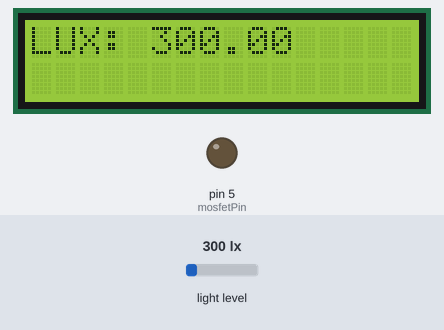
Simulated run of this program. Board: Arduino Uno, built with avr-gcc and run on an emulated ATmega328P. On the bench: 16×2 character LCD, output pins drawn as LEDs (lit = HIGH). The inputs (shaded band) are chosen by the test bench; at power-on: light level 300 lx.

Above: at 1.2 s.
1.3 s: light level set to 40 lx
At 2.4 s:
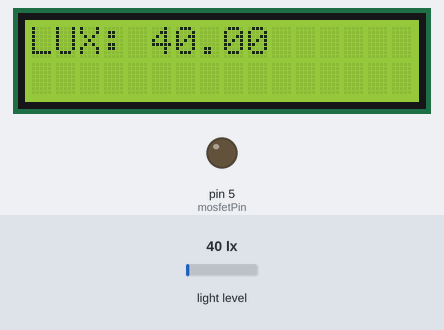
2.8 s: light level set to 500 lx
At 4.1 s:
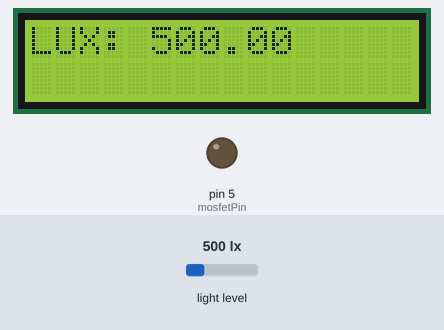
4.4 s: light level set to 1000 lx
At 5.3 s:
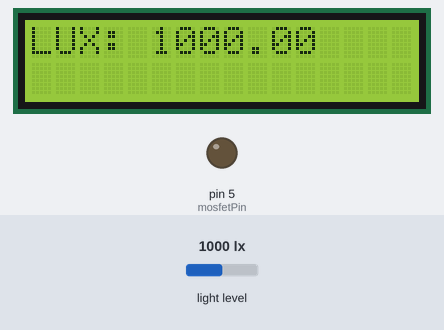
Timing chart, 0 to 7.4 s (numbered marks = the images above; inputs shaded):
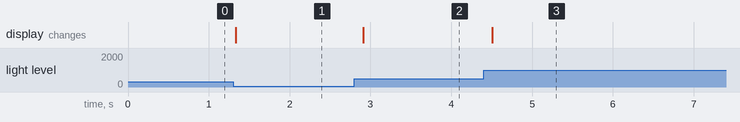

The program:

main.cpp
```cpp
// Подключаем библиотеку Arduino
#include <Arduino.h>

// Подключаем библиотеку Wire
#include <Wire.h>

// Подключаем библиотеку BH1750 для работы с датчиком освещенности
#include <BH1750.h>

// Создаем объект lightMeter_GY30 для взаимодействия с библиотекой
BH1750 lightMeter_GY30;

// Тип подключения дисплея: 1 - по шине I2C, 2 - десятиконтактное
#define _LCD_TYPE 1

// Подключаем библиотеку LiquidCrystal_I2C для работы с дисплеем
#include <LiquidCrystal_I2C.h>

// Создаеи объект lcd для взаимодействия с библиотекой
LiquidCrystal_I2C lcd(0x27, 16, 2);

// создаем переменную с номером пина для мосфет-модуля
int mosfetPin = 5;

// нужный уровень яркости (в Люксах)
int desiredBrightnessLevel = 450;

// максимальный уровень яркости (в Люксах)
int maximumBrightnessLevel = 54000;

void setup()
{
  // Открываем последовательную связь с ПК на скорости 9600 бод
  Serial.begin(9600);

  // Подключение протокола i2c
  Wire.begin();

  // Инициализация библиотеки BH1750
  lightMeter_GY30.begin(BH1750::CONTINUOUS_HIGH_RES_MODE, 0x23);

  // Инициализация дислплея
  lcd.init();

  // Включение подсветки на дисплее
  lcd.backlight();

  // Устанавливаем пин на режим "ВЫХОД"
  pinMode(mosfetPin, OUTPUT);
}

// переменная для хренения значения с датчика освещенности
float lux = 0;

// переменная для хранения значения яркости лампочки (уровень ШИМ сигнала)
// int brightness = 0;
int brightness = desiredBrightnessLevel * 1024 / maximumBrightnessLevel;

// переменная для хранения текста, который будет выводиться на дисплей
String text = "";

void loop()
{
  // считываем показания с датчика в переменную lux
  lux = lightMeter_GY30.readLightLevel();

  // если уровень яркости меньше нужного, включаем яркость на 100%
  if (lux < desiredBrightnessLevel)
  {
    analogWrite(mosfetPin, brightness);
  }
  // если уровень яркости больше нужного на 25%, включаем яркость 75%
  else if (lux > desiredBrightnessLevel * 1.25)
  {
    analogWrite(mosfetPin, brightness * 0.75);
  }
  // если уровень яркости больше нужного на 50%, включаем яркость 50%
  else if (lux > desiredBrightnessLevel * 1.5)
  {
    analogWrite(mosfetPin, brightness * 0.5);
  }
  // если уровень яркости больше нужного на 100% (т.е. в 2 раза), выключаем светодиод
  else if (lux > desiredBrightnessLevel * 2)
  {
    analogWrite(mosfetPin, LOW);
  }

  // упаковываем данные в переменную
  text = "LUX: " + String(lux);

  // чистим дисплей от предыдущих значений
  lcd.clear();

  // выводим новые данные
  lcd.print(text);

  delay(100);
}
```

Measured:
- after the input at 1.3 s, the display: changes at once (image 1)
- after the input at 2.8 s, the display: changes after 0.11 s (image 2)
- after the input at 4.4 s, the display: changes after 0.11 s (image 3)
